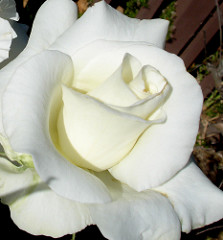
#> input picture image/RGB.jpg, 223 x 240 px, found by its file name
$ python Side_Window_Filtering.py
#> lines starting #> are read from the running program, lines starting #| are printed output that depends on the picture
### Noise_Reduction.py
import cv2
import pywt
import numpy as np
import matplotlib.pyplot as plt
import os

def add_gaussian_noise(image, mean, var):
    image = image / 255
    noise = np.random.normal(mean, var ** 0.5, image.shape)
    out_image = image + noise
    out_image = np.clip(out_image, 0.0, 1.0) * 255
    out_image = out_image.astype(np.uint8)
    return out_image

# f为相似窗口的半径, t为搜索窗口的半径, h为高斯函数平滑参数(一般取为相似窗口的大小)
# [6 lines left out: function make_kernel, not called in this run]

class NoiseReduction:
    def __init__(self, image):
        self.image = image

    def gaussian_filter(self, k_size, sigmaX=0):
        output_image = cv2.GaussianBlur(self.image, ksize=k_size, sigmaX=sigmaX)
        return output_image

    def bilateral_filter(self, d, sigmaColor, sigmaSpace):
        output_image = cv2.bilateralFilter(self.image, d=d, sigmaColor=sigmaColor, sigmaSpace=sigmaSpace)
        return output_image

    # [52 lines left out: functions wavelet_denoise, NLmeans_filter, not called in this run]


# [34 lines that do not run on import are left out]

### Side_Window_Filtering.py
import cv2
import numpy as np
import scipy
import matplotlib.pyplot as plt
from Noise_Reduction import add_gaussian_noise, NoiseReduction

def SW_gaussian_kernel(gaus_kernel, h_start=0, h_end=1, w_start=0, w_end=1):
    SW_kernel = np.zeros(gaus_kernel.shape)
    SW_kernel[h_start:h_end, w_start:w_end] = gaus_kernel[h_start:h_end, w_start:w_end]
    SW_kernel = SW_kernel / np.sum(SW_kernel)
    return SW_kernel

def SW_gaussian_filter(image, r, sigma=0):
    gaus_kernel = cv2.getGaussianKernel(ksize=2*r+1, sigma=sigma)
    gaus_kernel = gaus_kernel.dot(gaus_kernel.T)
    gaus_kernel = gaus_kernel.astype(np.float32)

    L_kernel = SW_gaussian_kernel(gaus_kernel=gaus_kernel, h_end=2*r+1, w_end=r+1)
    R_kernel = SW_gaussian_kernel(gaus_kernel=gaus_kernel, h_end=2*r+1, w_start=r,
                                  w_end=2*r+1)
    U_kernel = L_kernel.T
    D_kernel = U_kernel[::-1]
    NW_kernel = SW_gaussian_kernel(gaus_kernel=gaus_kernel, h_end=r+1, w_end=r+1)
    NE_kernel = SW_gaussian_kernel(gaus_kernel=gaus_kernel, h_end=r+1, w_start=r,
                                   w_end=2*r+1)
    SW_kernel = NW_kernel[::-1]
    SE_kernel = NE_kernel[::-1]

    all_SW_gaus_kernels = [L_kernel, R_kernel, U_kernel, D_kernel,
                           NW_kernel, NE_kernel, SW_kernel, SE_kernel]

    H = image.shape[0]
    W = image.shape[1]
    dis = np.zeros([len(all_SW_gaus_kernels), image.shape[0], image.shape[1]])
    conv_result = np.zeros([len(all_SW_gaus_kernels), image.shape[0], image.shape[1]])
    image_padding = np.pad(image, (r, r), "edge")

    for i, kernel in enumerate(all_SW_gaus_kernels):
        temp_conv_result = scipy.signal.correlate2d(image_padding, kernel, "valid")
        conv_result[i] = temp_conv_result
        dis[i] = abs(temp_conv_result - image)

    ind_min_dis = np.argmin(dis, axis=0)
    output_image = conv_result[ind_min_dis, np.arange(H)[None, :, None], np.arange(W)[None, None, :]]

    output_image = output_image.astype(np.uint8)

    return output_image.squeeze(0)

if __name__ == "__main__":
    noise_level = {'low': 0.001, 'middle': 0.01, 'high': 0.1}

    select_noise = 'low'

    image = cv2.imread('/mnt/4T/yxj/digital_image_processing/Assignment_1/image/RGB.jpg', 0)
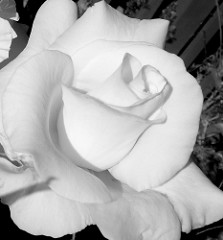
#> image: shape (240, 223); min 0, max 252, mean 171.6
    noisy_image = add_gaussian_noise(image, mean=0, var=noise_level[select_noise])
#> in add_gaussian_noise, `out_image = image + noise`:
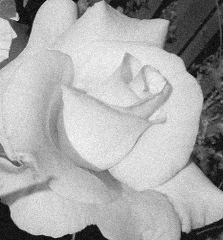
#> out_image: shape (240, 223) float64; min -0.104, max 1.07, mean 0.673; drawn with min black and max white

    noise_reducer = NoiseReduction(image=noisy_image)
    gaus_output_image = noise_reducer.gaussian_filter(k_size=(7, 7))
#> in gaussian_filter, `output_image = cv2.GaussianBlur(self.image, ksize=k_size, sigmaX=sigmaX)`:
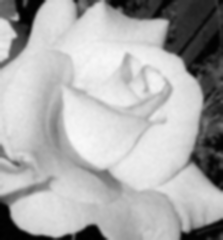
#> output_image: shape (240, 223); min 1, max 249, mean 171.3
    output_image = SW_gaussian_filter(noisy_image, 7)
#> in SW_gaussian_filter, `image_padding = np.pad(image, (r, r), "edge")`:
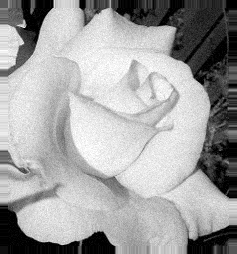
#> image_padding: shape (254, 237); min 0, max 255, mean 161.6
#> the loop in SW_gaussian_filter, `for i, kernel in enumerate(all_SW_gaus_kernels):` made 8 passes
#> pass 1, in SW_gaussian_filter, `temp_conv_result = scipy.signal.correlate2d(image_padding, kernel, "va..`:
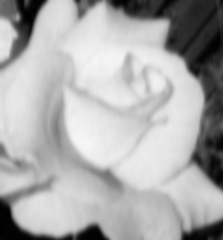
#> temp_conv_result: shape (240, 223) float64; min 0.992, max 247.6, mean 172
#> pass 3, in SW_gaussian_filter, `temp_conv_result = scipy.signal.correlate2d(image_padding, kernel, "va..`:
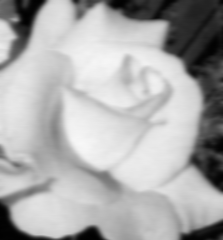
#> temp_conv_result: shape (240, 223) float64; min 1.21, max 248.3, mean 171.2
#> in SW_gaussian_filter, `ind_min_dis = np.argmin(dis, axis=0)`:
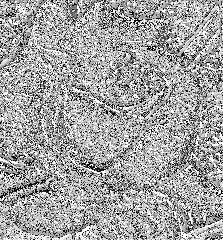
#> ind_min_dis: shape (240, 223) int64; min 0, max 7, mean 4.47; drawn with min black and max white

    cv2.imshow("noise", noisy_image)
    cv2.imshow("gaus_output", gaus_output_image)
    cv2.imshow("SW_output", output_image)
    cv2.waitKey(0)
